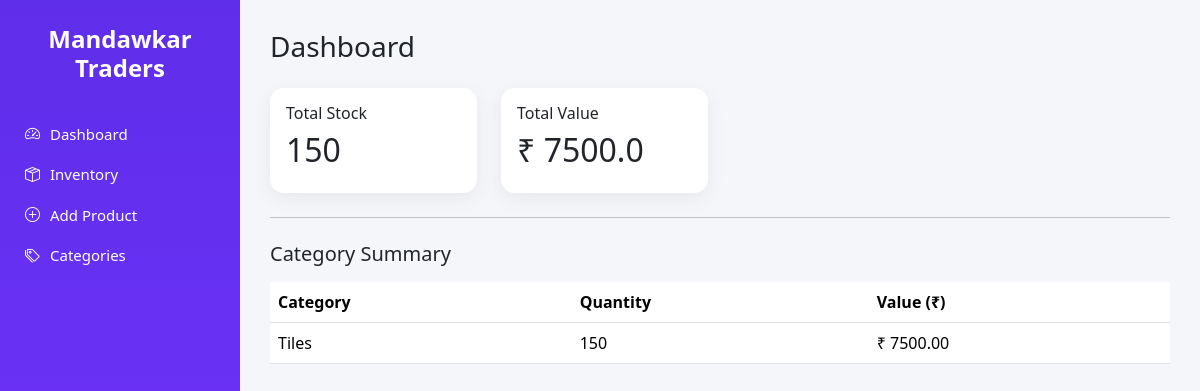
Before: / with the older database file.
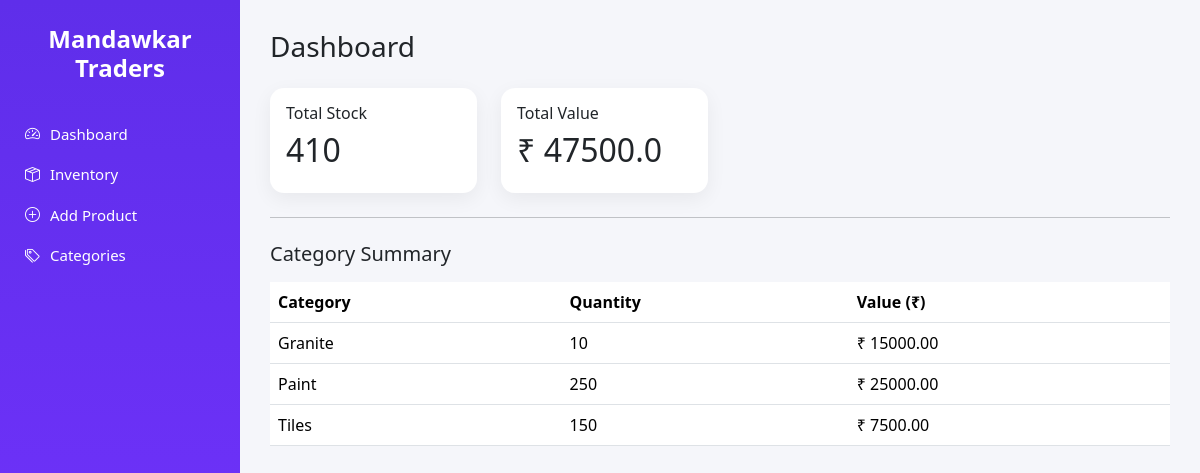
After: the same page with the newer database file.
### tables this page shows
CREATE TABLE products (
        id INTEGER PRIMARY KEY AUTOINCREMENT,
        category TEXT NOT NULL,
        size TEXT,
        type TEXT,
        variant TEXT,
        pattern TEXT,
        quantity INTEGER NOT NULL,
        price REAL NOT NULL,
        last_updated TEXT NOT NULL
    );

### app.py (the view)
@app.route("/")
def dashboard():
    conn = get_connection()
    cursor = conn.cursor()
    cursor.execute("SELECT SUM(quantity) FROM products")
    total_quantity = cursor.fetchone()[0] or 0
    cursor.execute("SELECT SUM(quantity * price) FROM products")
    total_value = cursor.fetchone()[0] or 0
    cursor.execute("""
        SELECT category, SUM(quantity), SUM(quantity * price)
        FROM products
        GROUP BY category
    """)
    summary = cursor.fetchall()
    conn.close()
    return render_template(
        "dashboard.html",
        total_quantity=total_quantity,
        total_value=round(total_value, 2),
        summary=summary
    )

### utils/db.py (called while the page is built)
def get_connection():
    return sqlite3.connect(DB_NAME)

### templates/dashboard.html
{% extends "base.html" %}
{% block content %}
<h3 class="mb-4">Dashboard</h3>
<div class="row g-4">
    <div class="col-md-3">
        <div class="card p-3">
            <h6>Total Stock</h6>
            <h2>{{ total_quantity }}</h2>
        </div>
    </div>
    <div class="col-md-3">
        <div class="card p-3">
            <h6>Total Value</h6>
            <h2>₹ {{ total_value }}</h2>
        </div>
    </div>
</div>
<hr class="my-4">
<h5>Category Summary</h5>
<table class="table table-hover mt-3">
    <thead>
        <tr>
            <th>Category</th>
            <th>Quantity</th>
            <th>Value (₹)</th>
        </tr>
    </thead>
    <tbody>
        {% for s in summary %}
        <tr>
            <td>{{ s[0] }}</td>
            <td>{{ s[1] }}</td>
            <td>₹ {{ "%.2f"|format(s[2]) }}</td>
        </tr>
        {% endfor %}
    </tbody>
</table>
{% endblock %}

Changed rows visible on the page:
added products: category "Granite", quantity "10", s "15000.00"
added products: category "Paint", quantity "250", s "25000.00"
Other visible differences:
{{ total_quantity }}: "150" → "410"
{{ total_value }}: "7500.0" → "47500.0"
